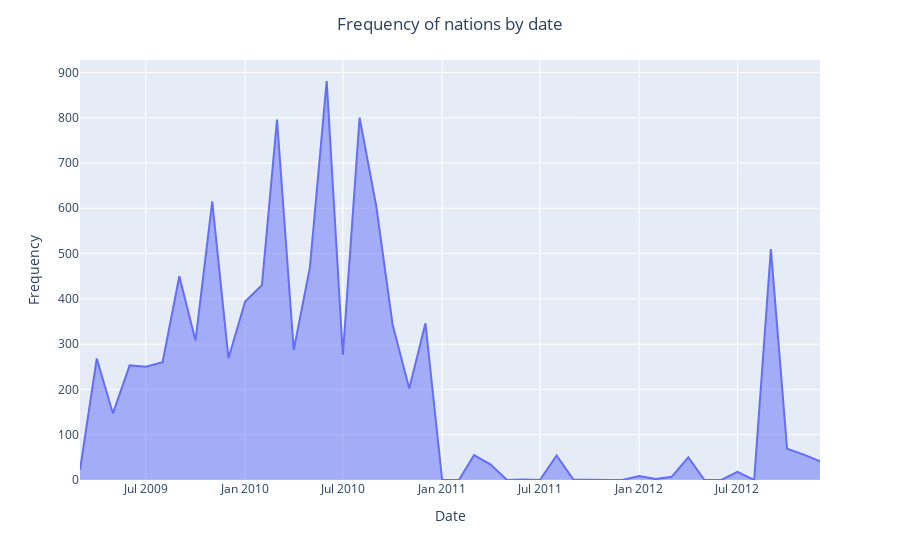

The cell this chart's notebook holds for it:
### Code cell
fig = px.area(df_nations, x='Date', y="Freq")
fig.update_layout(
    yaxis_title="Frequency",
    xaxis_title="Date",
    title= dict(
        text=f'Frequency of nations by date',
        xanchor='center',
        x=0.5)
)
fig.show()

### Figure 1 — Plotly figure (JSON) as saved in the notebook; plotly's stock layout.template omitted (floating-point values rounded to 4 significant figures)
{"data": [{"hovertemplate": "Date=%{x}<br>Freq=%{y}<extra></extra>", "legendgroup": "", "line": {"color": "#636efa"}, "mode": "lines", "name": "", "orientation": "v", "showlegend": false, "stackgroup": "1", "type": "scatter", "x": ["2009-03-01T00:00:00", "2009-04-01T00:00:00", "2009-05-01T00:00:00", "2009-06-01T00:00:00", "2009-07-01T00:00:00", "2009-08-01T00:00:00", "2009-09-01T00:00:00", "2009-10-01T00:00:00", "2009-11-01T00:00:00", "2009-12-01T00:00:00", "2010-01-01T00:00:00", "2010-02-01T00:00:00", "2010-03-01T00:00:00", "2010-04-01T00:00:00", "2010-05-01T00:00:00", "2010-06-01T00:00:00", "2010-07-01T00:00:00", "2010-08-01T00:00:00", "2010-09-01T00:00:00", "2010-10-01T00:00:00", "2010-11-01T00:00:00", "2010-12-01T00:00:00", "2011-01-01T00:00:00", "2011-02-01T00:00:00", "2011-03-01T00:00:00", "2011-04-01T00:00:00", "2011-05-01T00:00:00", "2011-06-01T00:00:00", "2011-07-01T00:00:00", "2011-08-01T00:00:00", "2011-09-01T00:00:00", "2011-10-01T00:00:00", "2011-11-01T00:00:00", "2011-12-01T00:00:00", "2012-01-01T00:00:00", "2012-02-01T00:00:00", "2012-03-01T00:00:00", "2012-04-01T00:00:00", "2012-05-01T00:00:00", "2012-06-01T00:00:00", "2012-07-01T00:00:00", "2012-08-01T00:00:00", "2012-09-01T00:00:00", "2012-10-01T00:00:00", "2012-11-01T00:00:00", "2012-12-01T00:00:00"], "xaxis": "x", "y": [22, 268, 147, 253, 250, 260, 450, 308, 615, 269, 394, 430, 796, 287, 470, 881, 276, 800, 604, 344, 202, 346, 0, 0, 55, 34, 0, 1, 0, 54, 1, 0, 0, 0, 9, 2, 7, 50, 0, 0, 18, 0, 510, 69, 56, 41], "yaxis": "y"}], "layout": {"legend": {"tracegroupgap": 0}, "margin": {"t": 60}, "title": {"text": "Frequency of nations by date", "x": 0.5, "xanchor": "center"}, "xaxis": {"anchor": "y", "domain": [0.0, 1.0], "title": {"text": "Date"}}, "yaxis": {"anchor": "x", "domain": [0.0, 1.0], "title": {"text": "Frequency"}}}}
